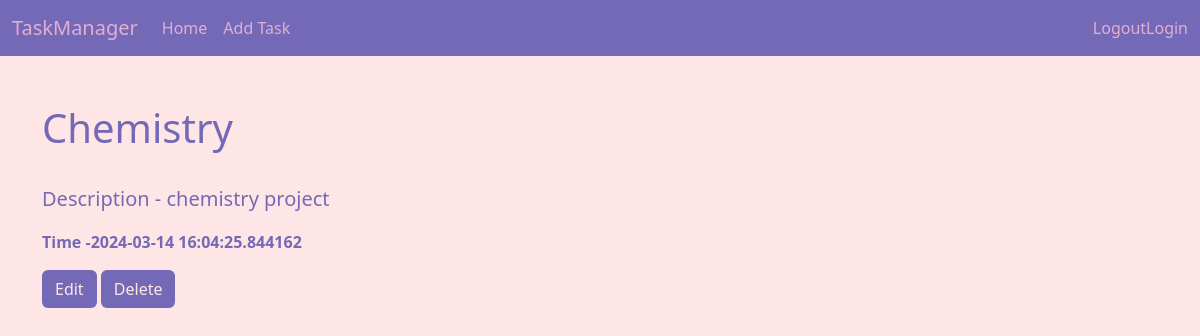
The app's page /single_task/24, older data.
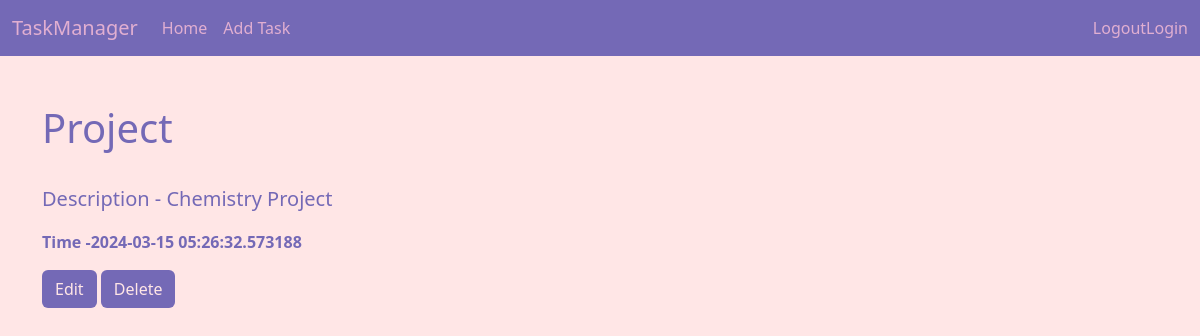
The same page, newer data.
### db/__init__.py (models this page shows, shortened)
class Task(Base):
    __tablename__="tasks"
    id=Column(Integer,primary_key=True)
    title=Column(String(100),nullable=False,index=True)
    description=Column(Text(),nullable=False)
    created_at = Column(DateTime, default=datetime.utcnow, nullable=False)
    user_id=Column(Integer(),ForeignKey("users.id"))

### app.py (the view)
@app.route('/single_task/<int:myid>')
def singleTask(myid):
    tasks=tsk.query.filter_by(id=myid).first()
    return render_template('single_task.html',tasks =tasks)

### app.py (called while the page is built)
@app.teardown_appcontext
def shutdown_session(exception=None):
    db_session.remove()

### templates/single_task.html (shortened to what this page needs)
{% extends 'index.html' %}
{% block content %}
<div class="single_task">
    <h1 class="s_task">{{tasks.title}}</h1>
    <p class="s_des"> Description - {{tasks.description}}</p>
    <p>
    <strong class="s_time">Time -{{tasks.created_at}}</strong></p>
    <a href="/update_task/{{tasks.id}}" class=" btn btn_s">Edit</a>
    <a href="/delete_task/{{tasks.id}}" class="btn btn_s">Delete</a>
</div>
{% endblock %}

Row changes from the older to the newer data that the page shows:
changed Task: title "Chemistry" → "Project"; description "chemistry project" → "Chemistry Project"; created_at "2024-03-14 16:04:25.844162" → "2024-03-15 05:26:32.573188"
